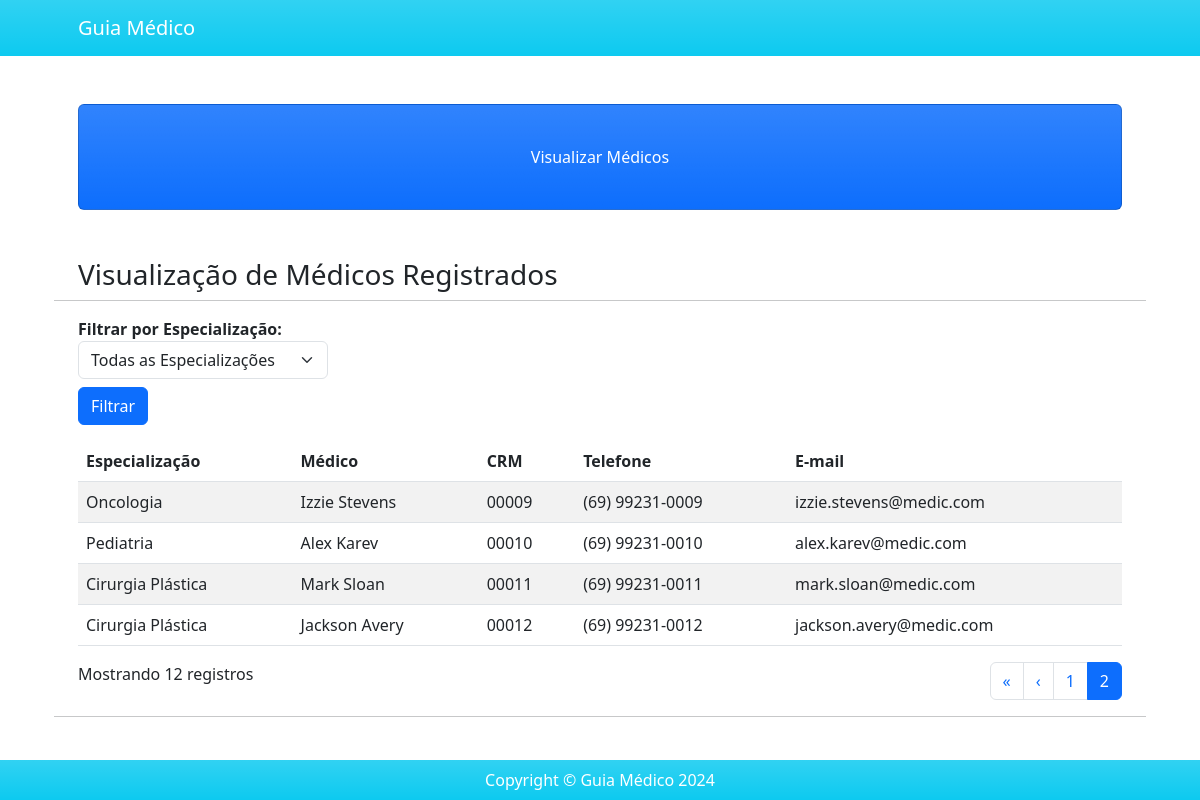
The app's page /visualizar/?page=2 with its own data.
### usuarios/models.py (models this page shows)
class Medico(models.Model):
    nome_medico = models.CharField(max_length=200)
    especializacao = models.CharField(max_length=200)
    crm = models.CharField(max_length=10)
    email = models.EmailField(max_length=50)
    telefone = models.CharField(
        max_length=15,
        validators=[RegexValidator(regex=r'^\+?1?\d{9,15}$', message="Número de telefone inválido")])

### usuarios/views.py (the view)
# urls.py: path('visualizar/', views.visualizar_medicos, name = 'visualizar'),
def visualizar_medicos(request):
    especializacao_selecionada = request.POST.get('especializacao', '')
    if especializacao_selecionada:
        lista_medicos = Medico.objects.filter(especializacao=especializacao_selecionada)
    else:
        lista_medicos = Medico.objects.all()
    paginator = Paginator(lista_medicos, 8)  # Exibe 8 médicos por página
    page_number = request.GET.get('page')
    lista_medicos = paginator.get_page(page_number)
    lista_especializacoes = Medico.objects.values_list('especializacao', flat=True).distinct()
    return render(request, 'usuarios/visualizar.html', {
        'lista_medicos': lista_medicos,
        'lista_especializacoes': lista_especializacoes,
        'especializacao_selecionada': especializacao_selecionada
    })

### usuarios/templates/usuarios/visualizar.html (shortened to what this page needs)
{% extends 'usuarios/base.html' %}
{% block titulo %}Visualizar Médicos{% endblock %}
{% block conteudo %}
<h3>Visualização de Médicos Registrados</h3>
<hr>
<form action="{% url 'visualizar' %}" method="POST">
    <div class="filter mb-3">
        <label for="medicoEspecialidade"><strong>Filtrar por Especialização:</strong></label>
        <select name="especializacao" id="medicoEspecialidade" class="form-select" style="width: 250px;">
            <option value="">Todas as Especializações</option>
        </select>
        <button type="submit" class="btn btn-primary mt-2">Filtrar</button>
    </div>
</form>
<div class="table-responsive">
    <table class="table table-striped">
        <thead>
            <tr>
                <th>Especialização</th>
                <th>Médico</th>
                <th>CRM</th>
                <th>Telefone</th>
                <th>E-mail</th>
            </tr>
        </thead>
        <tbody>
        {% for medico in lista_medicos %}
            <tr>
                <td>{{ medico.especializacao }}</td>
                <td>{{ medico.nome_medico }}</td>
                <td>{{ medico.crm }}</td>
                <td>{{ medico.telefone }}</td>
                <td>{{ medico.email }}</td>
            </tr>
        {% empty %}
            <tr>
                <td colspan="5" class="text-center">Nenhum registro encontrado.</td>
            </tr>
        {% endfor %}
        </tbody>
    </table>
</div>
<div class="d-flex justify-content-between">
    <div>
        <p>Mostrando {{ lista_medicos.paginator.count }} registros</p>
    </div>
    <nav>
        <ul class="pagination">
            {% if lista_medicos.has_previous %}
                <li class="page-item">
                    <a class="page-link" href="?page=1" aria-label="Primeira">
                        <span aria-hidden="true">&laquo;</span>
                    </a>
                </li>
                <li class="page-item">
                    <a class="page-link" href="?page={{ lista_medicos.previous_page_number }}" aria-label="Anterior">
                        <span aria-hidden="true">&lsaquo;</span>
                    </a>
                </li>
            {% endif %}
            {% for i in lista_medicos.paginator.page_range %}
                {% if lista_medicos.number == i %}
                    <li class="page-item active"><a class="page-link" href="#">{{ i }}</a></li>
                {% else %}
                    <li class="page-item"><a class="page-link" href="?page={{ i }}">{{ i }}</a></li>
                {% endif %}
            {% endfor %}
        </ul>
    </nav>
</div>
<hr>
{% endblock %}

### records on screen
Medico: especializacao "Oncologia", nome_medico "Izzie Stevens", crm "00009", telefone "(69) 99231-0009", email "izzie.stevens@medic.com"
Medico: especializacao "Pediatria", nome_medico "Alex Karev", crm "00010", telefone "(69) 99231-0010", email "alex.karev@medic.com"
Medico: especializacao "Cirurgia Plástica", nome_medico "Mark Sloan", crm "00011", telefone "(69) 99231-0011", email "mark.sloan@medic.com"
Medico: especializacao "Cirurgia Plástica", nome_medico "Jackson Avery", crm "00012", telefone "(69) 99231-0012", email "jackson.avery@medic.com"

### other values on screen
{{ lista_medicos.paginator.count }} "12"
{{ i }} "1"
{{ i }} "2"
